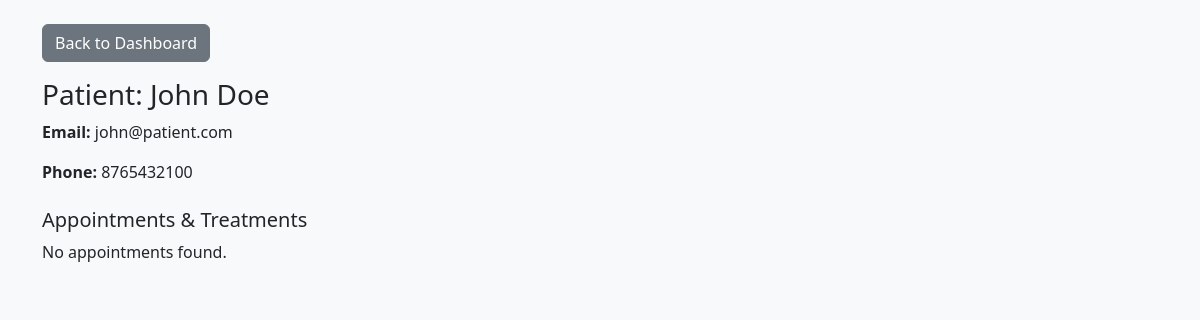
The page /doctor/patient/1/history (signed in) on the database its author committed.
### models.py (models this page shows, shortened)
class Patient(db.Model):
    __tablename__ = 'patient'
    id = db.Column(db.Integer, primary_key=True)
    name = db.Column(db.String(150), nullable=False)
    age = db.Column(db.Integer)
    gender = db.Column(db.String(20))
    email = db.Column(db.String(150), unique=True, nullable=False)
    phone = db.Column(db.String(50))
    address = db.Column(db.String(300))
    password_hash = db.Column(db.String(255), nullable=False)
    is_blacklisted = db.Column(db.Boolean, default=False)
    created_at = db.Column(db.DateTime, default=datetime.utcnow)
    appointments = db.relationship('Appointment', back_populates='patient', cascade='all, delete-orphan')

### controllers/control_auth.py (the view)
@app.route('/doctor/patient/<int:pat_id>/history')
@role_required('doctor')
def doctor_view_patient_history(pat_id):
    from models import Patient, Appointment, Treatment
    patient = Patient.query.get_or_404(pat_id)
    try:
        appointments = Appointment.query.filter_by(patient_id=pat_id).order_by(Appointment.date.desc()).all()
    except Exception:
        appointments = []
    treatments = {}
    try:
        for a in appointments:
            if a.treatment:
                treatments[a.id] = a.treatment
    except Exception:
        treatments = {}
    doctors_info = {}
    try:
        for a in appointments:
            doc = Doctor.query.get(a.doctor_id)
            if doc:
                doctors_info[a.id] = doc
    except Exception:
        doctors_info = {}
    return render_template('doctor/patient_history.html', patient=patient, appointments=appointments, treatments=treatments, doctors_info=doctors_info)

### controllers/control_auth.py (called while the page is built, shortened)
def role_required(required_role):
    from functools import wraps
    def wrapper(f):
        @wraps(f)
        def decorated(*args, **kwargs):
            if 'role' not in session:
                flash("Please login to continue.", "warning")
                return redirect(url_for('login'))
            return f(*args, **kwargs)
        return decorated
    return wrapper

### templates/doctor/patient_history.html (shortened to what this page needs)
<!doctype html>
<html>
  <head>
    <link href="https://cdn.jsdelivr.net/npm/bootstrap@5.3.0/dist/css/bootstrap.min.css" rel="stylesheet">
  </head>
  <body class="bg-light">
    <div class="container mt-4">
      <a class="btn btn-secondary mb-3" href="{{ url_for('doctor_dashboard') }}">Back to Dashboard</a>
      <h3>Patient: {{ patient.name }}</h3>
      <p><strong>Email:</strong> {{ patient.email }}</p>
      <p><strong>Phone:</strong> {{ patient.phone }}</p>
      <h5 class="mt-4">Appointments & Treatments</h5>
      {% if appointments %}
        <div class="list-group">
          {% for a in appointments %}
            <div class="list-group-item">
              <div class="d-flex w-100 justify-content-between">
                <h6 class="mb-1">Appointment #{{ a.id }} — {{ a.date }} {{ a.time }}</h6>
                <small>Status: {{ a.status }}</small>
              </div>
              <p class="mb-1">
                Doctor:
                {% if doctors_info.get(a.id) %}
                  {{ doctors_info[a.id].name }} ({{ doctors_info[a.id].specialization }})
                {% else %}
                  Doctor #{{ a.doctor_id }}
                {% endif %}
                — Reason: {{ a.reason }}</p>
              {% if treatments.get(a.id) %}
                <div class="mt-2">
                  <strong>Diagnosis:</strong> {{ treatments[a.id].diagnosis }}<br>
                  <strong>Prescription:</strong> {{ treatments[a.id].prescription }}<br>
                  <strong>Notes:</strong> {{ treatments[a.id].notes }}
                </div>
              {% else %}
                <small class="text-muted">No treatment record yet.</small>
              {% endif %}
            </div>
          {% endfor %}
        </div>
      {% else %}
        <p>No appointments found.</p>
      {% endif %}
    </div>
  </body>
</html>

### rows shown on the page
Patient: name "John Doe", email "john@patient.com", phone "8765432100"
